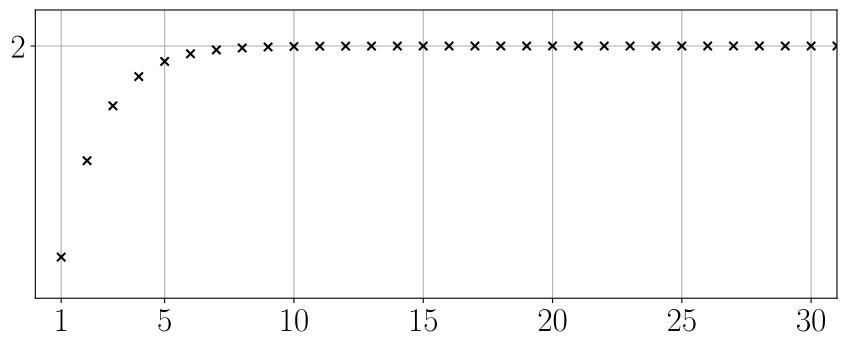

This figure's Python source:
import numpy as np, matplotlib.pyplot as plt
from matplotlib import rcParams
from pathlib import Path

rcParams['font.size'] = 24
rcParams['text.usetex'] = True

fig = plt.figure(figsize=(9,4))
ax = fig.add_subplot()

n = np.arange(1, 33)
a_n = [np.sqrt(2)]
for _ in range(31):
    a_n.append(np.sqrt(2 * a_n[-1]))

ax.grid()
ax.set_axisbelow(True)
ax.scatter(n, a_n, color='black', marker='x')

ax.set_xlim(0, 31)
ax.set_ylim(1.3, 2.1)
ax.set_xticks(ticks=[1, 5, 10, 15, 20, 25, 30])
ax.set_yticks(ticks=[2])

plt.tight_layout()

plt.savefig(Path(__file__).with_suffix('.pdf'), format="pdf", bbox_inches="tight")
#plt.show()
